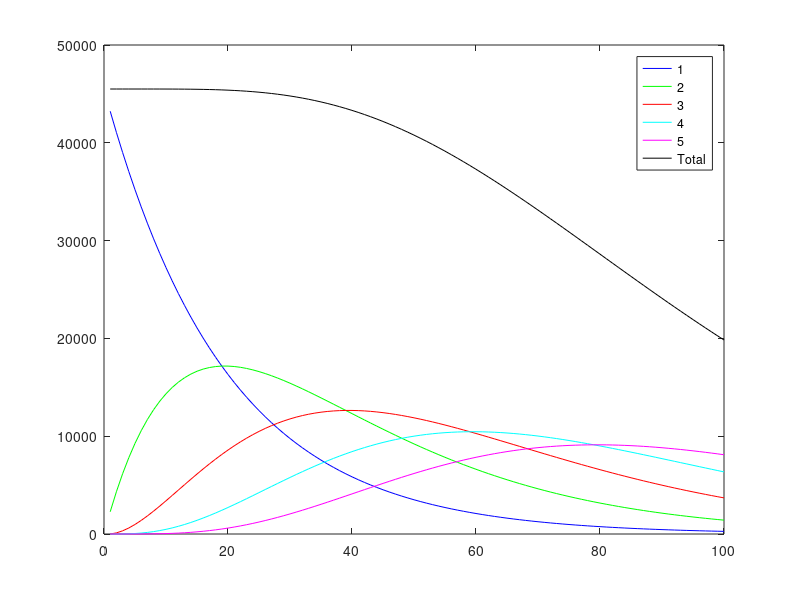

Write the MATLAB code that produced this figure.
%This code was written to solve a simplifed homogenous discrete-time
%Markov-chain model of neutrophil maturation.  It was written by Mark
%Kalinich on 20140411.  

%Current assumptions
%All Cells in a compartment mature from 1 compartment to the next every
%time step
%BM cell age is equally distributed across ages. 

clc;close all;clear all;
%Step 1: Define my time intervals
t0   = 1; %initial time step
tf   = 100; %right now, we're doing things in minutes
Comp = 5; %number of age compartments
Weight                = 70; %person's weight, in kg 
Neutrophil_blood      = 65*10^7*Weight; %neutrophils initially in blood pool for a 70 kg person, "Neutrophil kinetics in health and disease" Summers 2010 
Band_Fraction         = .015; % For an uninfected person, bands range from 0-3% in blood http://www.nlm.nih.gov/medlineplus/ency/article/003657.htm
Young_initial         = Neutrophil_blood*Band_Fraction; % initial number of bands in the pool 
Old_initial           = Neutrophil_blood*(1-Band_Fraction);% initial number of mature cells in pool
Cells_Entering_System = 1.7*10^9*Weight;  %this is the number of cells entering from bone marrow per day "Neutrophil kinetics in health and disease" Summers 2010


%Convert to more easily-usable numbers

Con_Cell = 10^6; %conversion factor for cells (million)
Con_Time = 60*24; %model is in minutes
N_blood = Neutrophil_blood/Con_Cell; % number of cells initially in blood, in millions
Cell_Enter_Total = Cells_Entering_System/(Con_Cell*Con_Time); %now we have total number of cells (millions) entering in per day

%start up vectors/matrices
n0     = zeros(Comp,1); %initialize the n0 vector (intitial value of all ages)assume neutrophils are in first compartment to start
n0(1)  = N_blood; %initially assume that we start with all cells in youngest compartment
BM     = ones(1,tf); %initialize BM injection vector
BM     = BM*(Cell_Enter_Total/Comp); %assumes that the rate of cell ejection from the BM is equivalent accross ages  
MatureP = 0.05; %10% prob of maturing during next time
Mature = MatureP*ones(Comp-1,1); %10% chance of maturing to next stage in time stem
Stay   = (1-MatureP)*ones(Comp,1); %probability of not maturing (assuming we can either mature or stay the same age
A      = diag(Stay)+diag(Mature,-1);%transient matrix!

%Set up transient matrix
S = zeros(length(n0),tf);
Total = zeros(tf,1);

for i = t0:tf
    S(:,i) = (A^i)*n0;
    Total(i) = sum(S(:,i));   
end    

plot(S(1,:),'b')
hold on
plot(S(2,:),'g')
hold on
plot(S(3,:),'r')
hold on
plot(S(4,:),'c')
hold on
plot(S(5,:),'m')
hold on
plot(Total,'k')
legend('1','2','3','4','5','Total')





 